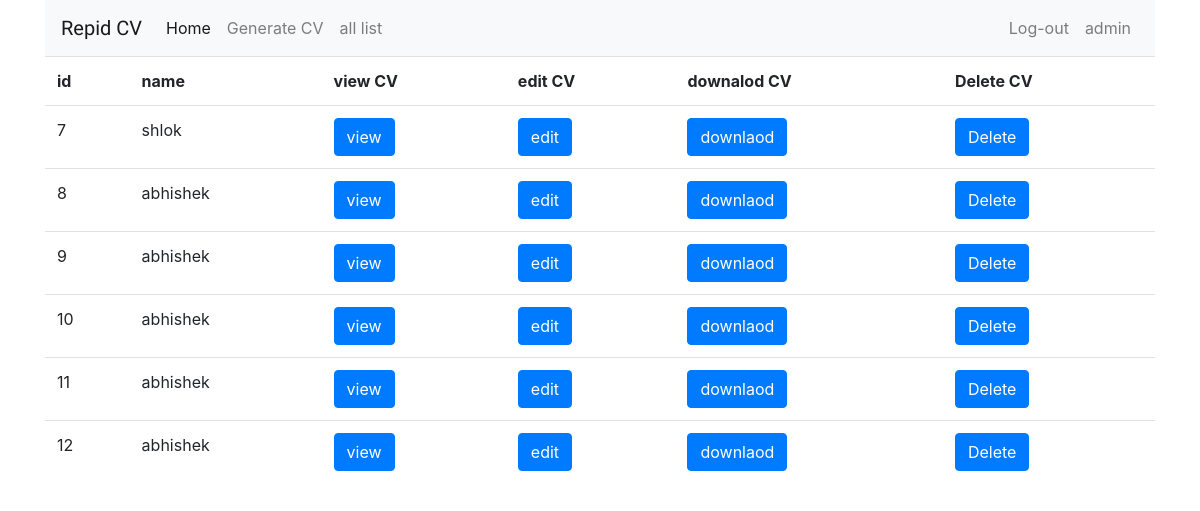
Page /list/ (signed in) on the earlier database version.
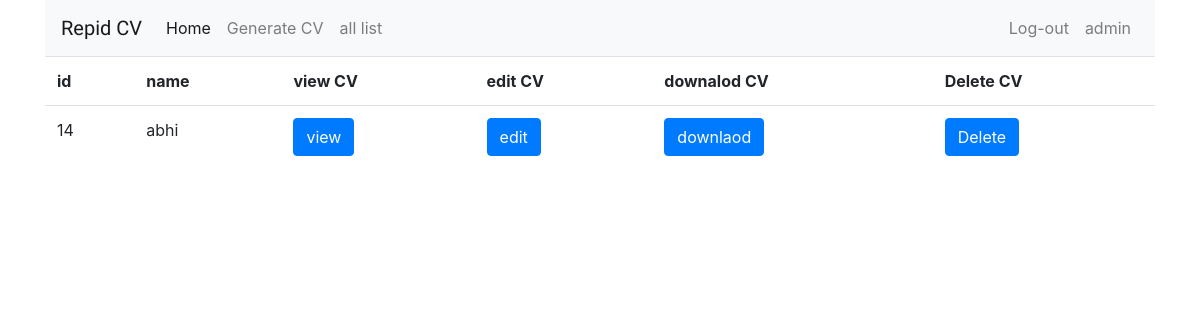
Same page on the later database version.
### pdf/models.py (models this page shows, shortened)
class profile(models.Model):
    name = models.CharField(max_length=200)
    email = models.EmailField()
    phone = models.CharField(max_length=200)
    summary = models.TextField(default="Effective communication and collaboration are at the core of my professional approach. I thrive in dynamic, fast-paced environments and am adept at adapting to evolving challenges. A natural problem-solver, I am confident in my ability to contribute positively to any team or project.")
    degree = models.CharField(max_length=200)
    school = models.CharField(max_length=200)
    university = models.CharField(max_length=200)
    previous_work = models.CharField(max_length=200)
    skills = models.CharField(max_length=1000)

### pdf/views.py (the view)
# urls.py: path("list/",views.get_list,name="data_list"),
@login_required
def get_list(request):
    list=profile.objects.all()
    return render(request,'pdf/all_list.html',{'all_data':list})

### pdf/templates/pdf/all_list.html
{% extends "pdf/base_base.html" %}
{%block cv%}
        <table class="table">
            <tr>
                <th scope="col">id</th>
                <th scope="col">name</th>
                <th scope="col">view CV</th>
                <th scope="col">edit CV</th>
                <th scope="col">downalod CV</th>
                <th scope="col">Delete CV</th>
              </tr>
            {% for i in all_data%}
              <tr>
                <td>{{i.id}}</td>
                <td>{{i.name}}</td>
                <td><a class="btn btn-primary" href="{% url 'cv:view' i.id %}">view</a></td>
                <td><a class="btn btn-primary" href="{% url 'cv:edit_profile' i.id %}">edit</a></td>
                <td><a class="btn btn-primary" href="{% url 'cv:resume' i.id %}">downlaod</a></td>
                <td><a class="btn btn-primary" href="{% url 'cv:delete' i.id %}">Delete</a></td>
              </tr>
              {% endfor %}
          </table>
{%endblock%}

### pdf/templates/pdf/base_base.html (shortened to what this page needs)
<!DOCTYPE html>
{% load static %}
<html lang="en">
<head>
<link href='https://unpkg.com/boxicons@2.1.4/css/boxicons.min.css' rel='stylesheet'>
    <link rel="stylesheet" href="https://cdn.jsdelivr.net/npm/bootstrap@4.0.0/dist/css/bootstrap.min.css">
    <link href="{%static 'css/style.css'%}" rel="stylesheet">
</head>
<body>
<div class="container">
    <nav class="navbar navbar-expand-lg navbar-light bg-light">
        <a class="navbar-brand" href="{% url  'cv:home' %}">Repid CV</a>
        <div class="collapse navbar-collapse" id="navbarNav">
            <ul class="navbar-nav mr-auto">
                <li class="nav-item active">
                    <a class="nav-link" href="{% url  'cv:home' %}">Home <span class="sr-only">(current)</span></a>
                </li>
                <li class="nav-item">
                    <a class="nav-link" href="{% url 'cv:data' %}">Generate CV</a>
                </li>
                <li class="nav-item">
                    <a class="nav-link" href="{% url 'cv:data_list'%}">all list</a>
                </li>
            </ul>
            <ul class="navbar-nav">
                {% if user.is_authenticated %}
                <li class="nav-item">
                    <a class="nav-link" href="{%url 'cv:logout'%}">Log-out</a>
                </li>
                <li class="nav-item">
                    <a class="nav-link" href="{%url 'cv:logout'%}">{{user.username}}</a>
                </li>
                {% endif %}
            </ul>
        </div>
    </nav>
    {%block cv%}
    {% endblock %}
</div>
</body>
</html>

### static/css/style.css (style rules this page uses)
.navbar-brand { font-family: 'Delius Unicase', cursive; }

Differences in the rows shown:
removed profile: id "7", name "shlok"
removed profile: id "8", name "abhishek"
removed profile: id "9", name "abhishek"
removed profile: id "10", name "abhishek"
removed profile: id "11", name "abhishek"
removed profile: id "12", name "abhishek"
added profile: id "14", name "abhi"
